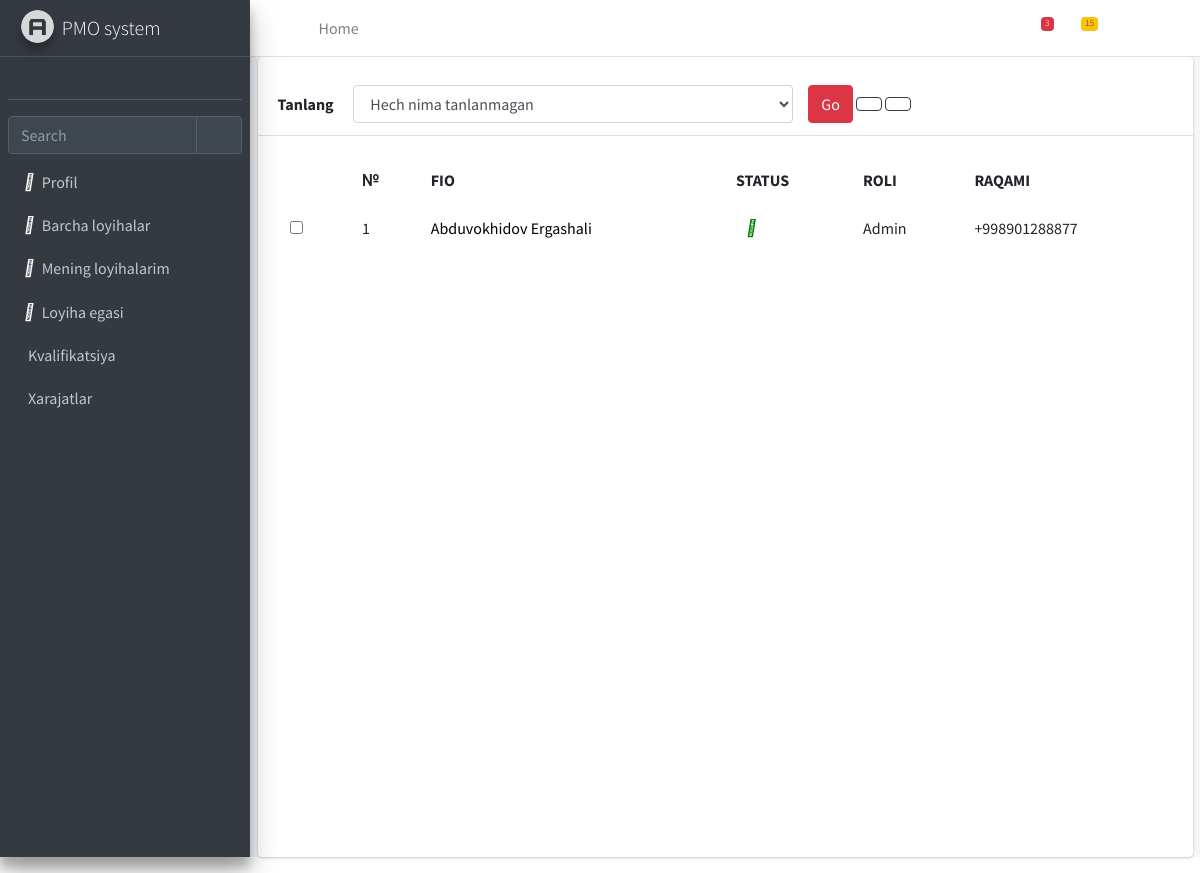
The page /users/view/ on the database as committed earlier.
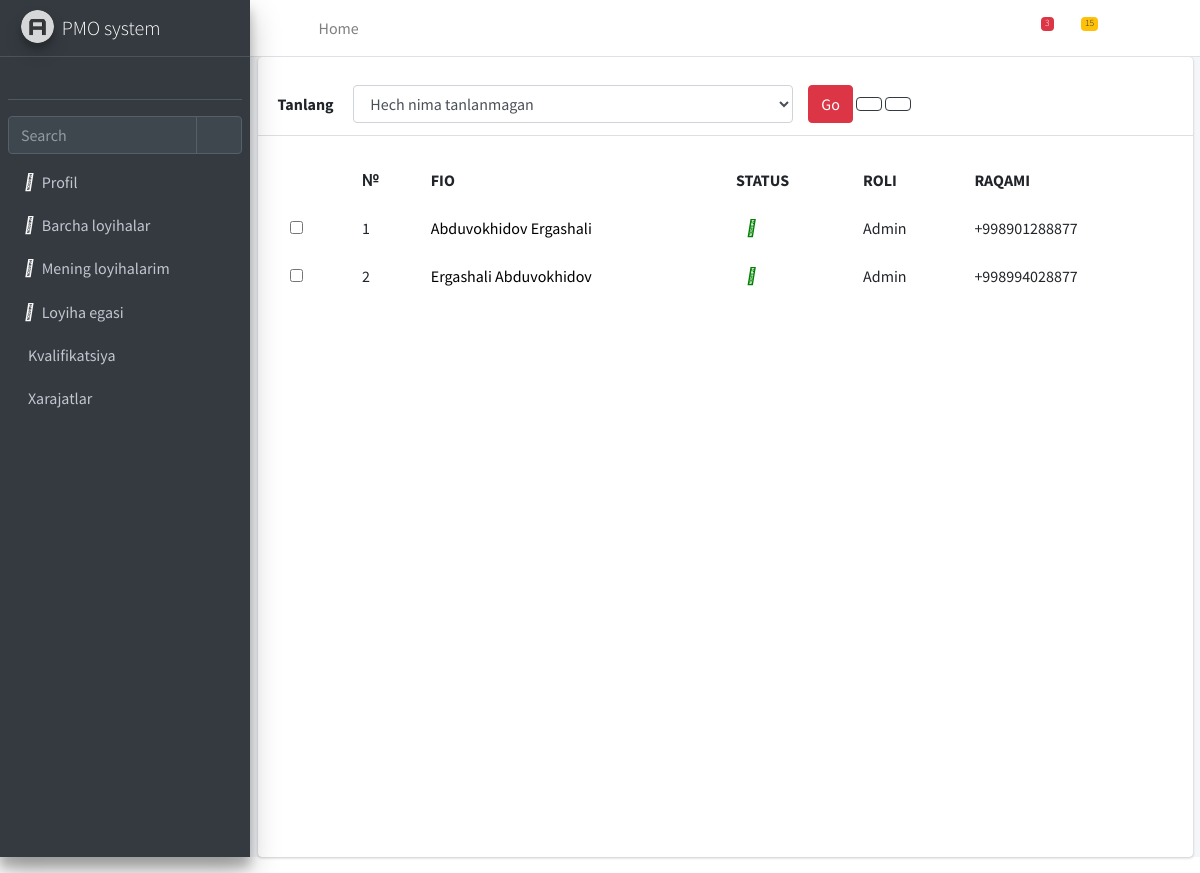
The same page on the database as committed later.
### hodimlar/models.py (models this page shows, shortened)
class User(AbstractUser):
    id = models.UUIDField(primary_key=True, default=uuid.uuid4, editable=False)
    username = models.CharField(max_length=50, unique=True)
    first_name = models.CharField(max_length=100)
    last_name = models.CharField(max_length=100)
    email = models.EmailField(unique=True)
    position = models.CharField(max_length=150)
    role = models.CharField(max_length=150)
    status = models.CharField(max_length=50, default='Active')
    phone = models.CharField(max_length=100)
    avatar = models.ImageField(upload_to='images/',default='human.jpg', max_length=300,blank=True)
    blog = models.CharField(max_length=200, blank=True)
    department = models.CharField(max_length=200,blank=True)
    created_at = models.DateTimeField(auto_now_add=True)
    updated_at = models.DateTimeField(auto_now=True)
    objects = CustomUserManager()
    def get_full_name(self):
        return f"{self.first_name} {self.last_name}"

### hodimlar/views.py (the view)
# urls.py: path('view/', UsersView.as_view(), name='users'),
class UsersView(ListView):
    model = User
    template_name = 'users.html'

### templates/users.html (shortened to what this page needs)
{% extends 'base.html' %}
{% block content %}
    <div class="col-12">
        <div class="card shadow-2-strong"
             style="background-color: #ffffff; height: 100dvh">
            <div class="card-header">
                <div class="row mt-3">
                    <label for="inputEmail3" class="col-1 col-form-label">Tanlang</label>
                    <div class="col-6">
                        <select type="text" class="form-control" id="input-select">
                            <option>Hech nima tanlanmagan</option>
                        </select>
                    </div>
                    <div class="col-2">
                        <button id="do-buton" class="btn btn-danger" style="display: inline">Go</button>
                        <i onclick="location.href = '{% url 'hodimlar:create-user' %}'" id="add-user" class="fa-solid fa-circle-plus btn btn-outline-dark" ></i>
                        <i id="delete-button" class="fa-solid fa-trash-can btn btn-outline-dark"></i>
                    </div>
                </div>
            </div>
            <div class="card-body">
                <div class="table-responsive">
                    <table class="table table-borderless mb-0">
                        <thead>
                        <tr>
                            <th scope="col"></th>
                            <th scope="col">№</th>
                            <th scope="col">FIO</th>
                            <th scope="col">STATUS</th>
                            <th scope="col">ROLI</th>
                            <th scope="col">RAQAMI</th>
                        </tr>
                        </thead>
                        <tbody>
                        {% with num=0 %}
                            {% for user in object_list %}
                                <tr>
                                    <th scope="row">
                                        <div class="form-check">
                                            <input class="form-check-input" type="checkbox" value=""
                                                   id="{{ user.id }}"/>
                                        </div>
                                    </th>
                                    <td>{{ forloop.counter }}</td>
                                    <td><a class="link-list" style="text-decoration: none;color: black"
                                           href="user/{{ user.pk }}"> {{ user.get_full_name }} </a></td>
                                    {% if user.status == 'Active' %}
                                        <td><i class="fa-solid fa-circle"
                                               style="color: green;margin-left: 10%"></i></td>
                                    {% else %}
                                        <td><i class="fa-solid fa-circle"
                                               style="color: red;margin-left: 10%"></i></td>
                                    {% endif %}
                                    <td>{{ user.role }}</td>
                                    <td>{{ user.phone }}</td>
                                </tr>
                            {% endfor %}
                        {% endwith %}
                        </tbody>
                    </table>
                </div>
            </div>
        </div>
    </div>
{% endblock content %}

Rows that differ between the two databases and show on the page:
added User: get_full_name "Ergashali Abduvokhidov", status "Active" (drawn), role "Admin", phone "+998994028877"
